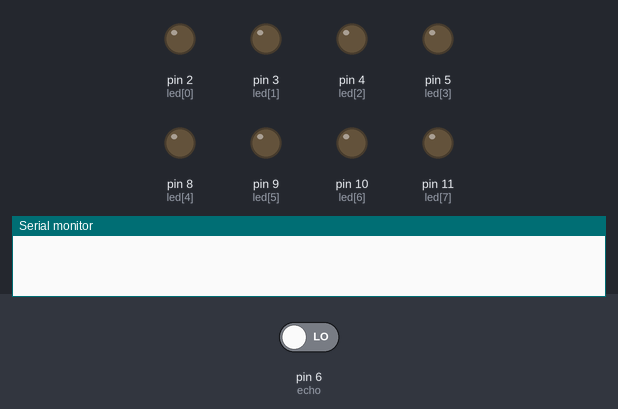
Recording of a sketch running on a simulated Arduino Uno, built with avr-gcc and run on an emulated ATmega328P. Parts: output pins drawn as LEDs (lit = HIGH), the last lines printed to the serial monitor. The inputs (shaded band) are chosen by the test bench; at power-on: pin 6 (echo) LOW. Pins used as bus, display or sensor lines are not drawn.

Above: at 0.5 s.
At 1.04 s:
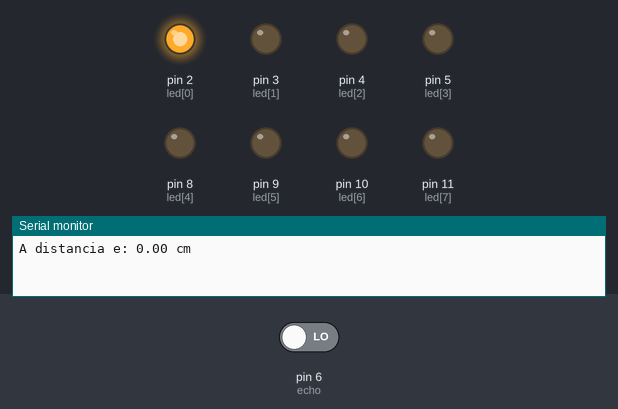
At 1.34 s:
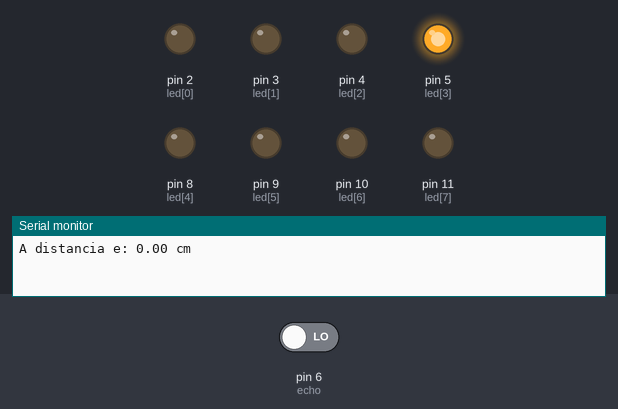
At 1.64 s:
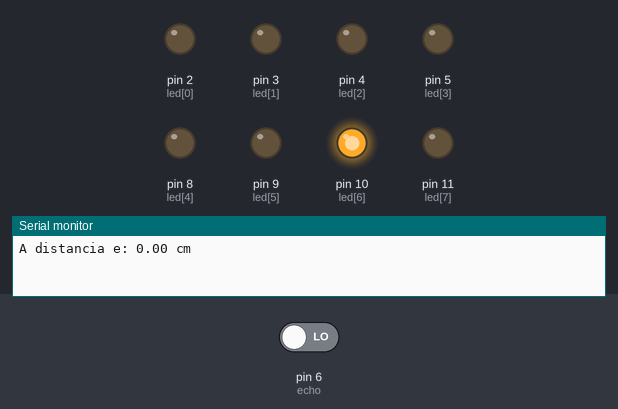
At 2.96 s:
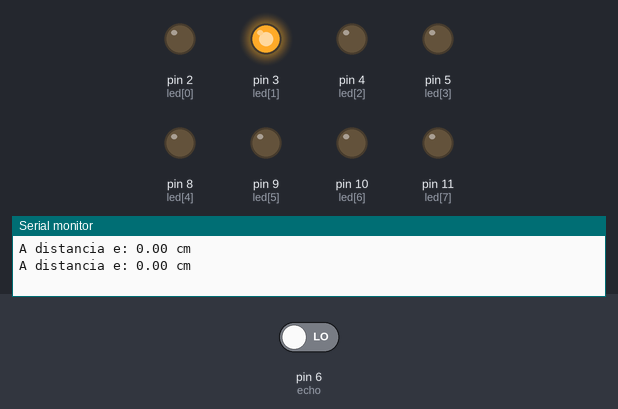
At 3.56 s:
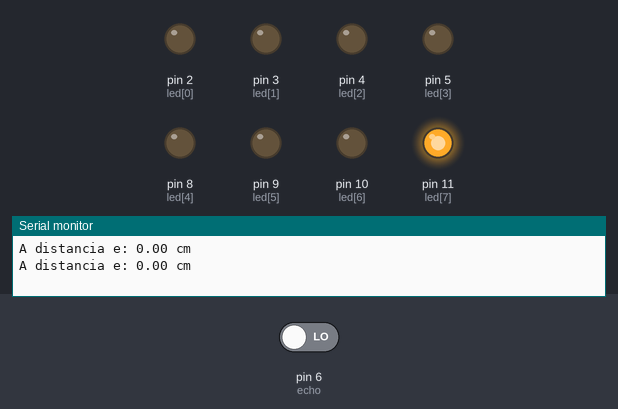
Timing chart, 0 to 4.2 s (numbered marks = the images above):
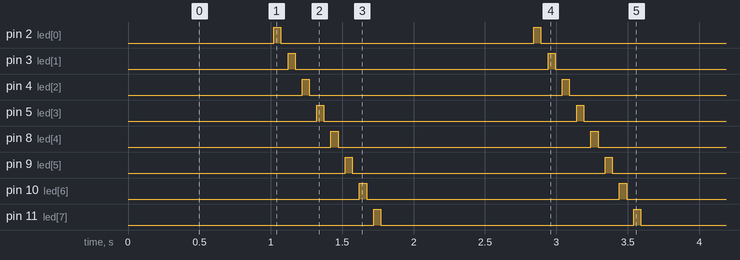

The sketch:

blink.ino
```cpp
// projeto Ultrassonico ultraMais
// declaração das variaveis
// usando arrays (vetores)
byte led[] = {2, 3, 4, 5, 8, 9, 10, 11};

int trigger = 7;
int echo = 6;
float distancia = 0;

void setup()
{
   for(int i = 0; i < sizeof(led); i++)
   {
      pinMode(led[i], OUTPUT);
   }
   pinMode(trigger, OUTPUT);
   pinMode(echo, INPUT);

   Serial.begin(9600);
}

void loop()
{
    sensor();
    piscar();
}

void sensor()
{
    digitalWrite(trigger, LOW);
    delay(10);
    digitalWrite(trigger, HIGH);
    delay(10);
    digitalWrite(trigger, LOW);

    long duracao = pulseIn(echo, HIGH);
    distancia = duracao / 58.0;

    Serial.print("A distancia e: ");
    Serial.print(distancia);
    Serial.println(" cm");
}

void piscar()
{
   int velocidade = 0;

   if(distancia >= 200)
   {
      velocidade = 500; // piscam devagar
   }
   else if(distancia >= 100)
   {
      velocidade = 200; // piscam em um ritmo médio
   }
   else
   {
      velocidade = 50; // piscam rapidamente
   }

   for(int x = 0; x < sizeof(led); x++)
   {
      digitalWrite(led[x], HIGH);
      delay(velocidade);
      digitalWrite(led[x], LOW);
      delay(velocidade);
   }
}

void apagarTudo()
{
   for(int x = 0; x < sizeof(led); x++)
   {
      digitalWrite(led[x], LOW);
   }
}
```

Measured:
- by itself, pin 2 (led[0]), pin 3 (led[1]), pin 4 (led[2]), pin 5 (led[3]), pin 8 (led[4]), pin 9 (led[5]), pin 10 (led[6]), pin 11 (led[7]): alternates HIGH for 0.05 s and LOW for 1.8 s
- by itself, everything shown: repeats every 1.8 s, in 16 steps
